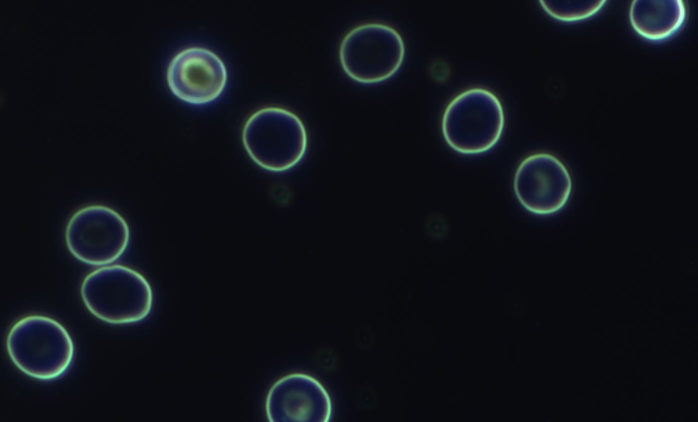
%> input picture Assignment_Input/Assignment_Input/IMG_01.png, 1396 x 844 px (shown at 1/2 size)
$ octave Task1to4.m   (GNU Octave 9; MATLAB toolbox functions it lacks are replaced by stand-ins)
%> lines starting %> are read from the running program, lines starting %| are printed output that depends on the picture; in (x1, y1, x2, y2) boxes, pixels count from 0 and x2, y2 are one past the last pixel; in counts of white or black regions, pixels touching at a corner belong together; the program's own positions count from 1
clear; close all;

% Task 1: Pre-processing -----------------------
% Step-1: Load input image
I = imread('IMG_01.png');
%> I is the input picture: size 844x1396x3 uint8; mean R, G, B 15.1, 18.4, 23.6
figure, imshow(I)

% Step-2: Covert image to grayscale
I_gray = rgb2gray(I);
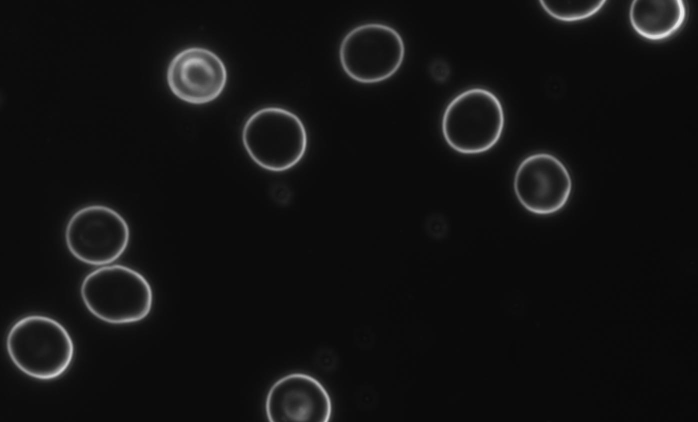
%> I_gray: size 844x1396 uint8 (shown at 1/2 size); min 8, max 240, mean 17.9
figure, imshow(I_gray)

% Step-3: Rescale image
I_resize = imresize(I_gray,[NaN, 512], 'nearest');
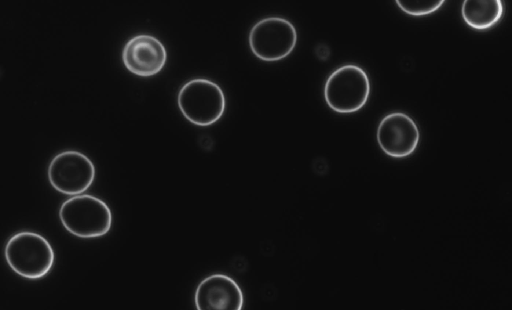
%> I_resize: size 310x512 uint8; min 8, max 237, mean 17.9
figure, imshow(I_resize)
% Step-4: Produce histogram before enhancing
histogram(I_resize,64);
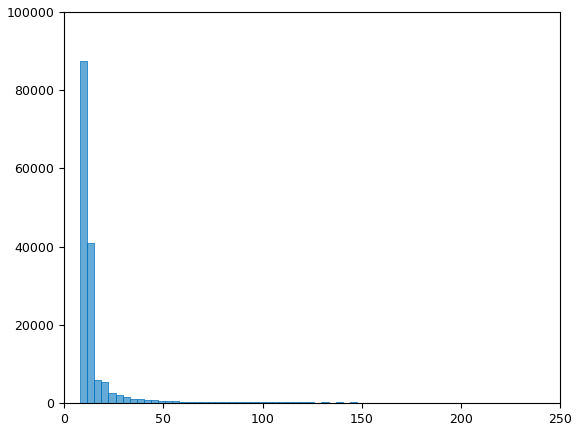
%> figure redrawn from the program's plot data; tallest bar 87566 high, from x = 8 to 11.58
% Step-5: Enhance image before binarisation
I_enhance = imtophat(I_resize,strel('disk',15));
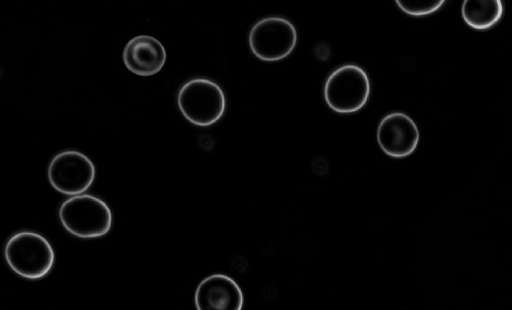
%> I_enhance: size 310x512 uint8; min 0, max 205, mean 4.9
figure, imshow(I_enhance)
% Step-6: Histogram after enhancement
histogram(I_enhance,64);
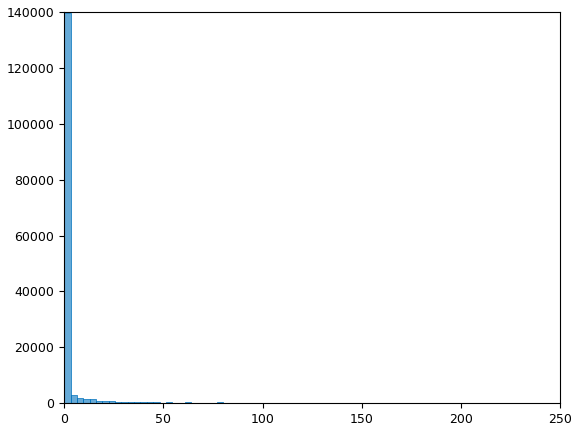
%> figure redrawn from the program's plot data; tallest bar 139797 high, from x = 0 to 3.2
% Step-7: Image Binarisation
I_bin = imbinarize(I_enhance,'global');
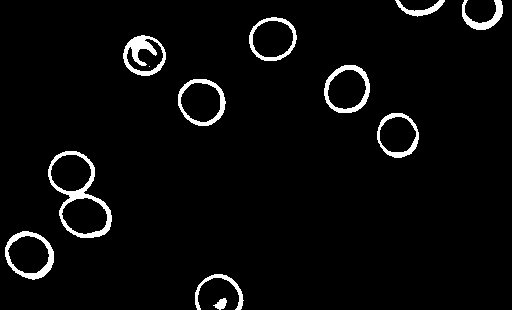
%> I_bin: size 310x512 logical; 3.8% white; 12 white regions (1 under 20 px), largest, box (x1, y1, x2, y2) and area: (48, 151, 112, 238) 1139, (123, 35, 166, 76) 774, (5, 231, 54, 280) 688
I_bin = bwareaopen(I_bin,50);
figure, imshow(I_bin)
% Task 2: Edge detection ------------------------
I_edge = edge(I_enhance,'Canny');
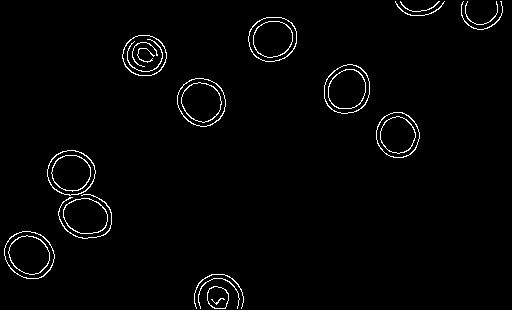
%> I_edge: size 310x512 logical; 2% white in thin lines or dots
figure, imshow(I_edge)
% Task 3: Simple segmentation --------------------

% Task 4: Object Recognition --------------------

$ run again, with Assignment_Input/Assignment_Input/IMG_02.png copied over Assignment_Input/Assignment_Input/IMG_01.png
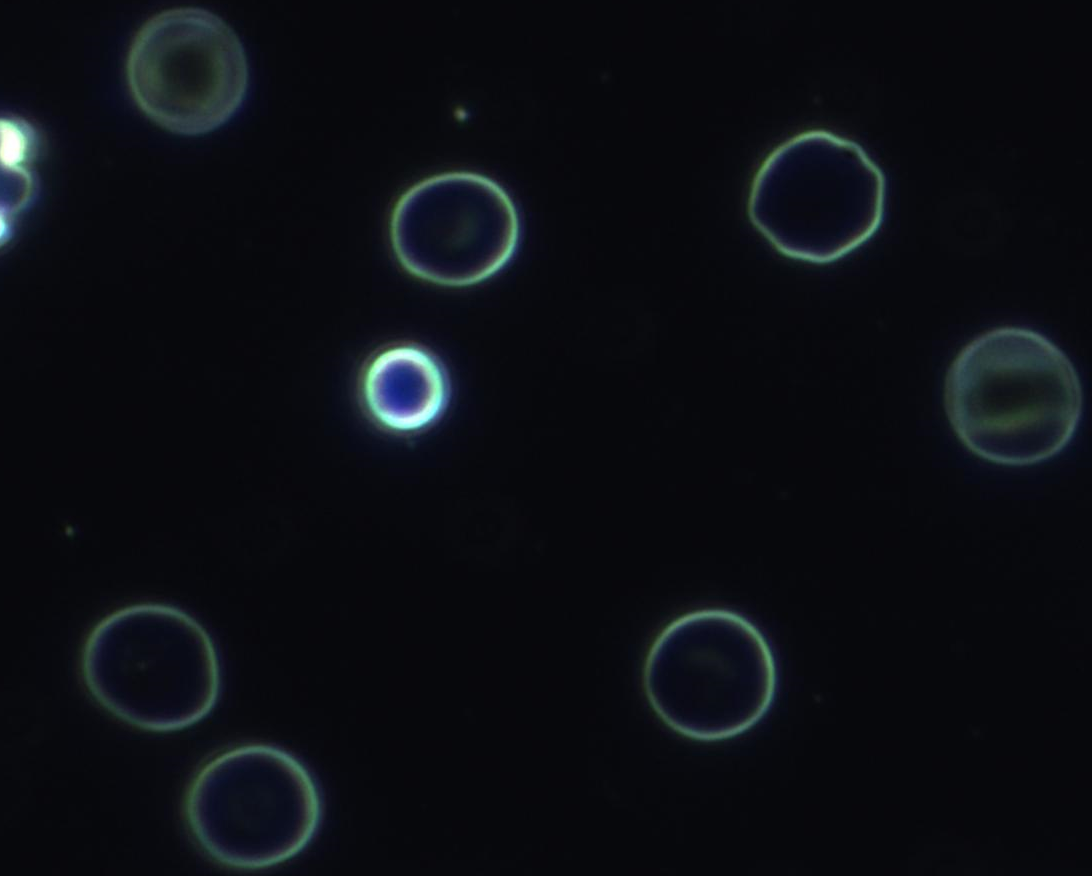
%> input picture Assignment_Input/Assignment_Input/IMG_02.png, 1092 x 876 px
%> I is the input picture: size 876x1092x3 uint8; mean R, G, B 11.7, 14.2, 18.9
%> `I_bin = imbinarize(I_enhance,'global');`:
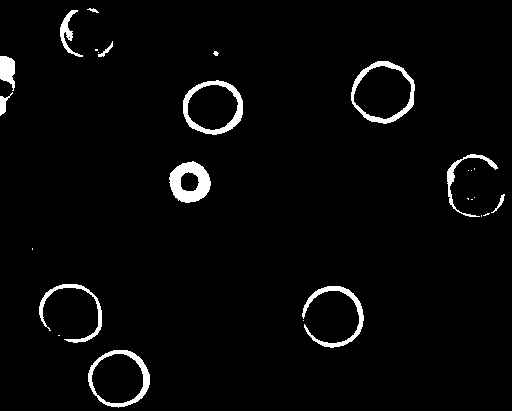
%> I_bin: size 411x512 logical; 3% white; 27 white regions (13 under 20 px), largest, box (x1, y1, x2, y2) and area: (169, 161, 211, 203) 1055, (183, 80, 243, 135) 900, (351, 61, 415, 124) 842
%> `I_edge = edge(I_enhance,'Canny');`:
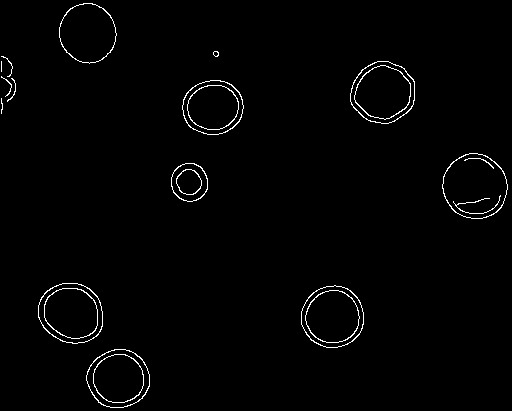
%> I_edge: size 411x512 logical; 1.4% white in thin lines or dots

$ run again, with Assignment_Input/Assignment_Input/IMG_04.png copied over Assignment_Input/Assignment_Input/IMG_01.png
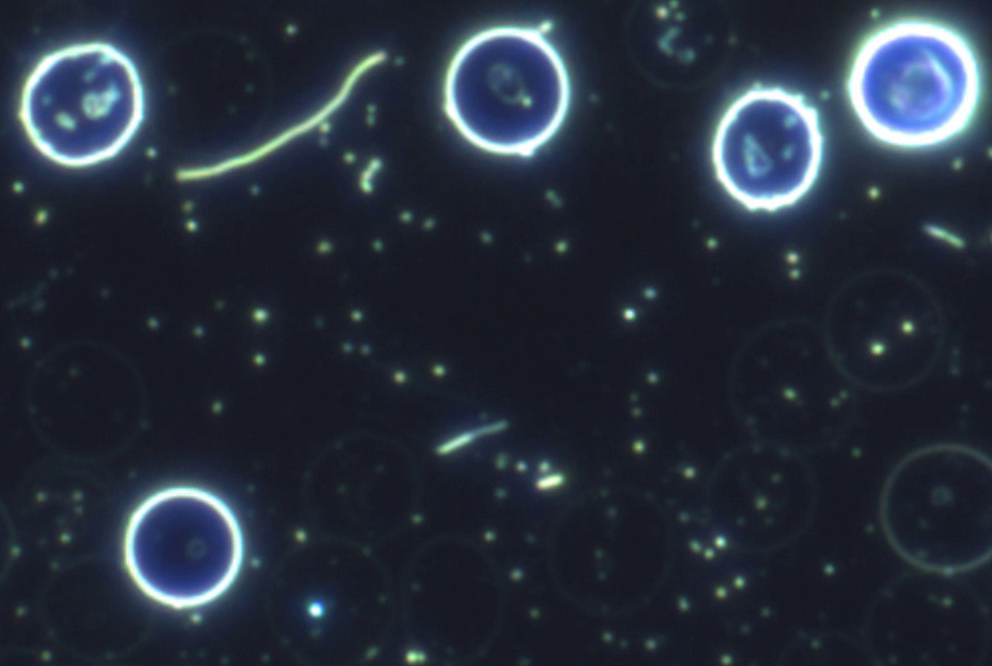
%> input picture Assignment_Input/Assignment_Input/IMG_04.png, 992 x 666 px
%> I is the input picture: size 666x992x3 uint8; mean R, G, B 38.9, 47.3, 60.2
%> `I_bin = imbinarize(I_enhance,'global');`:
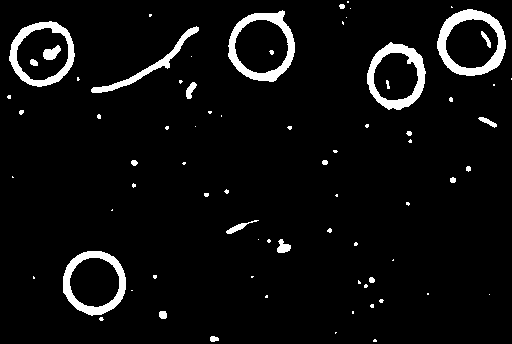
%> I_bin: size 344x512 logical; 5.3% white; 75 white regions (51 under 20 px), largest, box (x1, y1, x2, y2) and area: (437, 9, 506, 76) 1637, (228, 10, 295, 82) 1478, (367, 42, 426, 110) 1405
%> `I_edge = edge(I_enhance,'Canny');`:
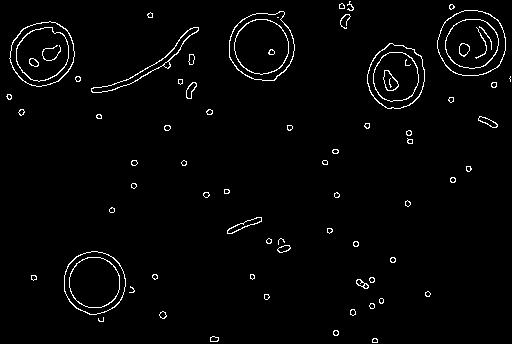
%> I_edge: size 344x512 logical; 2.3% white in thin lines or dots
